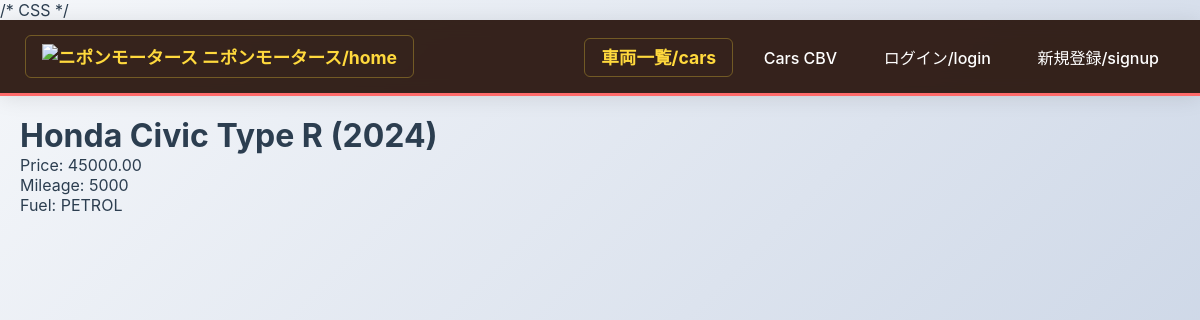
Page /cars/car/6/ on the committed database.
### nipon_cars/models.py (models this page shows, shortened)
class BaseEntity(models.Model): # abstract base model
    title = models.CharField(max_length=200)
    created_at = models.DateTimeField(auto_now_add=True)
    updated_at = models.DateTimeField(auto_now=True)
    class Meta:
        abstract = True

class Car(BaseEntity): # car model
    FUEL_CHOICES = [
        ('PETROL', 'Petrol'),
        ('DIESEL', 'Diesel'),
        ('ELECTRIC', 'Electric'),
        ('HYBRID', 'Hybrid'),
    ]
    brand = models.CharField(max_length=100)
    model = models.CharField(max_length=100)
    year = models.PositiveIntegerField()
    _mileage = models.PositiveIntegerField(db_column='mileage')  # private field with db_column
    _price = models.DecimalField(max_digits=10, decimal_places=2, db_column='price')  # private field with db_column
    fuel_type = models.CharField(max_length=10, choices=FUEL_CHOICES)
    prefecture = models.CharField(max_length=100)
    image = models.ImageField(upload_to='car_images/', null=True, blank=True, validators=[validate_image])  # car image field
    owner = models.ForeignKey(Owner, on_delete=models.SET_NULL, null=True, blank=True, related_name='cars')
    features = models.ManyToManyField(Feature, blank=True, related_name='cars')
    published_by = models.ForeignKey(User, on_delete=models.CASCADE, related_name='published_cars', null=True, blank=True)  # user who published this car
    class Meta:
        ordering = ['-year', 'brand', 'model', ]
    @property
    def price(self):
        return self._price
    @price.setter
    def price(self, value):
        if value is None or value < 0:
            raise ValueError('price must be a a valid number')
        self._price = value
    @property
    def mileage(self):
        return self._mileage
    @mileage.setter
    def mileage(self, new_mileage):
        if new_mileage is None or new_mileage < 0:
            raise ValueError('mileage must be a valid number')
        if hasattr(self, '_mileage') < self._mileage:
            raise ValueError('mileage cannot be decreased')
        self._mileage = new_mileage
    '''
    Notes:
    - baseentity provides title, created_at, updated_at.
    - encapsulation applied to price and mileage (getters, setters).
    - calculate_discount is polymorphic and can be overridden in subclasses if you add special types of cars.
    '''

### nipon_cars/views.py (the view)
# urls.py: path('car/<int:pk>/', views.CarDetailView.as_view(), name='car_detail'),
class CarDetailView(DetailView, BaseView):
    model = Car
    template_name = 'nipon_cars/car_detail.html'
    context_object_name = 'car'

### nipon_cars/templates/nipon_cars/car_detail.html (shortened to what this page needs)
{% extends "base.html" %}
{% block content %}
  <h1>{{ car.brand }} {{ car.model }} ({{ car.year }})</h1>
  <p>Price: {{ car.price }}</p>
  <p>Mileage: {{ car.mileage }}</p>
  <p>Fuel: {{ car.fuel_type }}</p>
{% endblock %}

### templates/base.html (style rules this page uses)
* { margin: 0; padding: 0; box-sizing: border-box; }
body { font-family: 'Noto Sans JP', -apple-system, BlinkMacSystemFont, 'Segoe UI', sans-serif; background: linear-gradient(135deg, #f5f7fa 0%, #c3cfe2 100%); min-height: 100vh; color: #2c3e50; }

### rows in the picture
Car: brand "Honda", model "Civic Type R", year "2024", price "45000.00", mileage "5000", fuel_type "PETROL"
